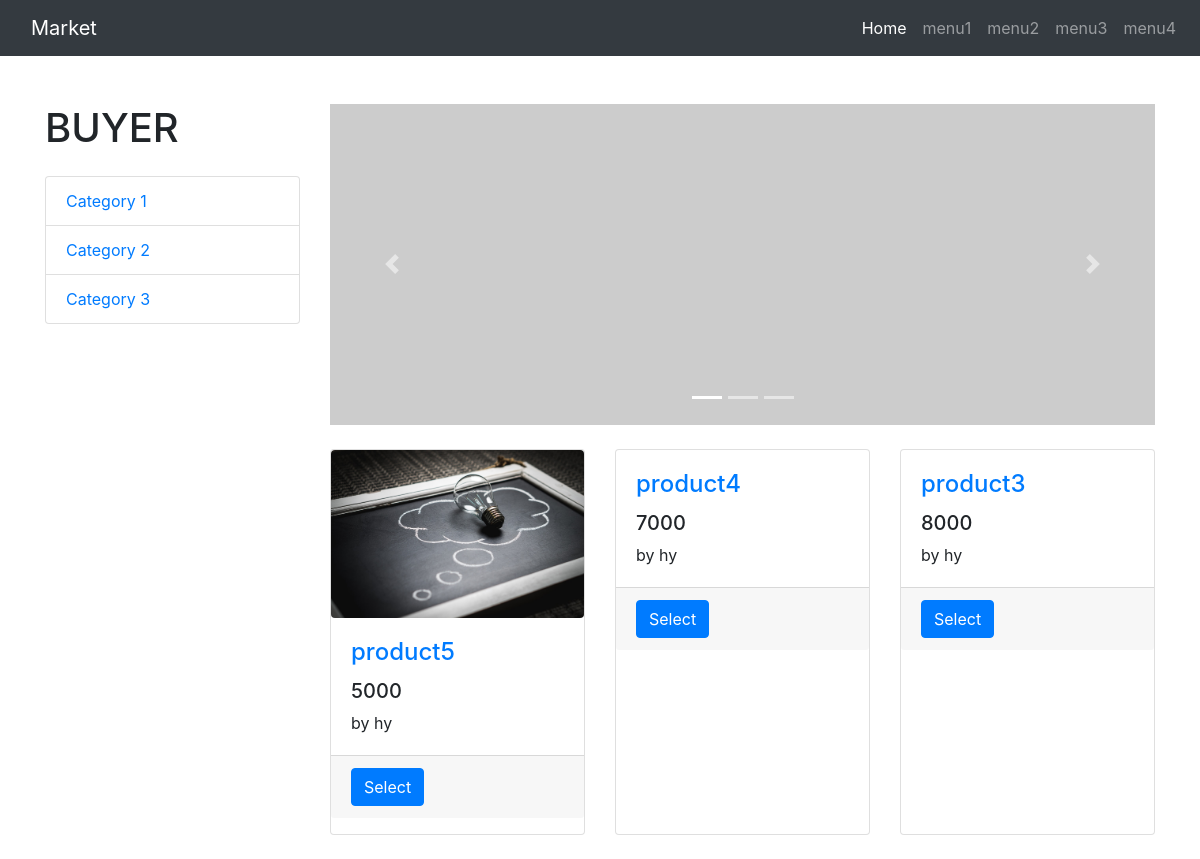
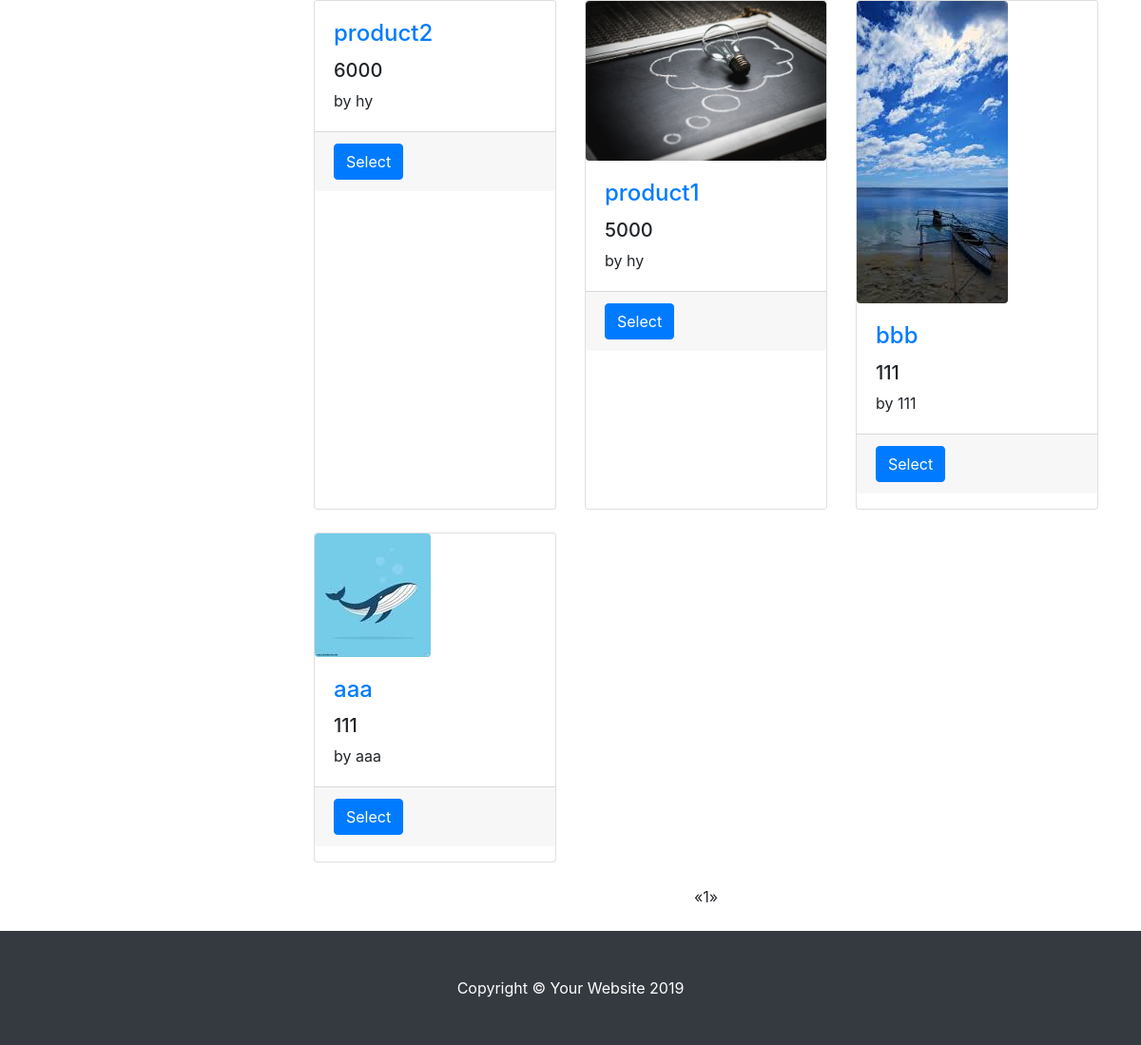
Page /buyer/ on the committed database (2 pictures, top to bottom).
### market/models.py (models this page shows)
class Product(models.Model):
    created_date = models.DateTimeField(auto_now_add=True)
    content = models.TextField(blank=True)
    view = models.IntegerField(default=0)
    name = models.CharField(max_length=30, blank=True)
    type = models.CharField(max_length=20)      # 경매인지 그냥인지
    price = models.IntegerField(default=0)      # 가격
    seller_name = models.CharField(max_length=20, blank=True) # 판매자 이름
    phone = models.CharField(max_length=20, blank=True) # 판매자 전화번호
    place = models.CharField(max_length=60, blank=True)    # 거래장소
    seller = models.ForeignKey(User, on_delete=models.CASCADE) #판매자 정보
    status = models.CharField(max_length=20)    # 판매중인지 종료인지
    photo = models.ImageField(blank=True)

### market/views.py (the view)
# urls.py: path('buyer/', views.main2, name='main2'),
def main2(request):
    boards = Product.objects.order_by('-id')
    page = request.GET.get('page', 1)
    paginator = Paginator(boards, 20)
    try:
        lines = paginator.page(page)
    except PageNotAnInteger:
        lines = paginator.page(1)
    except EmptyPage:
        lines = paginator.page(paginator.num_pages)
    context = {'boards': lines}
    return render(request, 'main2.html', context)

### templates/main2.html (shortened to what this page needs)
﻿{% load static %}
<!DOCTYPE html>
<html lang="en">
<head>
  <link href="{% static 'vendor/bootstrap/css/bootstrap.min.css' %}" rel="stylesheet">
  <link href="{% static 'css/shop-homepage.css' %}" rel="stylesheet">
</head>
<body>
  <nav class="navbar navbar-expand-lg navbar-dark bg-dark fixed-top">
    <div class="container">
      <a class="navbar-brand" href="{% url 'main' %}">Market</a>
              <link rel='stylesheet prefetch' href='https://maxcdn.bootstrapcdn.com/font-awesome/4.4.0/css/font-awesome.min.css'>
</div>
      <div class="collapse navbar-collapse" id="navbarResponsive">
        <ul class="navbar-nav ml-auto">
          <li class="nav-item active">
            <a class="nav-link" href="{% url 'main2' %}">Home
            </a>
          </li>
          <li class="nav-item">
            <a class="nav-link" href="">menu1</a>
          </li>
          <li class="nav-item">
            <a class="nav-link" href="">menu2</a>
          </li>
          <li class="nav-item">
            <a class="nav-link" href="">menu3</a>
          </li>
            <li class="nav-item">
            <a class="nav-link" href="">menu4</a>
          </li>
        </ul>
      </div>
  </nav>
  <div class="container">
    <div class="row">
      <div class="col-lg-3">
        <h1 class="my-4">BUYER</h1>
          <div class="list-group">
          <a href="" class="list-group-item">Category 1</a>
            <a href="" class="list-group-item">Category 2</a>
              <a href="" class="list-group-item">Category 3</a>
        </div>
      </div>
      <div class="col-lg-9">
        <div id="carouselExampleIndicators" class="carousel slide my-4" data-ride="carousel">
          <ol class="carousel-indicators">
            <li data-target="#carouselExampleIndicators" data-slide-to="0" class="active"></li>
            <li data-target="#carouselExampleIndicators" data-slide-to="1"></li>
            <li data-target="#carouselExampleIndicators" data-slide-to="2"></li>
          </ol>
          <div class="carousel-inner" role="listbox">
            <div class="carousel-item active">
              <img class="d-block img-fluid" src="http://placehold.it/900x350" alt="First slide">
            </div>
          </div>
          <a class="carousel-control-prev" href="#carouselExampleIndicators" role="button" data-slide="prev">
            <span class="carousel-control-prev-icon" aria-hidden="true"></span>
          </a>
          <a class="carousel-control-next" href="#carouselExampleIndicators" role="button" data-slide="next">
            <span class="carousel-control-next-icon" aria-hidden="true"></span>
          </a>
        </div>
        <div class="row">
{% for board in boards %}
          <div class="col-lg-4 col-md-6 mb-4">
            <div class="card h-100">
              <a>
                  {% if board.photo %}
        <img class="img-fluid rounded" name="image" src="{{ board.photo.url }}" alt="">
                  {% else %}
            <img class="img-fluid rounded" name="image" src="http://placehold.it/700x400" alt="">
                  {% endif %}
              </a>
            <form action="" method="POST" title="Title">
              <div class="card-body">
                <h4 class="card-title">
                  <a href="{% url 'main2' %}product={{ board.id }}" value="{{ board.id }}">{{ board.name }}</a>
                </h4>
                <h5>{{board.price}}</h5>
                <p class="card-text">by {{board.seller_name}}</p>
              </div>
              <div class="card-footer">
                <small class="text-muted">
                    <a href="" class="btn btn-primary" >Select</a>
                </small>
              </div>
            </form>
            </div>
          </div>
{% endfor %}
        </div>
      <ul class="pagination justify-content-center mb-4">
        {% if boards.has_previous %}
          <li><a href="?page={{ boards.previous_page_number }}">&laquo;</a></li>
        {% else %}
          <li class = "disabled"><span>&laquo;</span></li>
        {% endif %}
        {% for i in boards.paginator.page_range %}
          {% if boards.number == i %}
            <li class="active"><span>{{ i }} <span class="sr-only">(current)</span></span></li>
          {% else %}
            <li><a href="?page={{ i }}">{{ i }}</a></li>
          {% endif %}
        {% endfor %}
        {% if boards.has_next %}
            <li><a href="?page={{ boards.next_page_number }}">&raquo;</a></li>
        {% else %}
            <li class="disabled"><span>&raquo;</span></li>
        {%endif %}
        </ul>
      </div>
    </div>
  </div>
  <footer class="py-5 bg-dark">
    <div class="container">
      <p class="m-0 text-center text-white">Copyright &copy; Your Website 2019</p>
    </div>
  </footer>
</body>
</html>

### static/css/shop-homepage.css (style rules this page uses)
body { padding-top: 56px; }

### rows in the picture
Product: photo (picture), {{ board.id }} 7 (drawn), name "product5", price "5000", seller_name "hy"
Product: {{ board.id }} 6 (drawn), name "product4", price "7000", seller_name "hy"
Product: {{ board.id }} 5 (drawn), name "product3", price "8000", seller_name "hy"
Product: {{ board.id }} 4 (drawn), name "product2", price "6000", seller_name "hy"
Product: photo (picture), {{ board.id }} 3 (drawn), name "product1", price "5000", seller_name "hy"
Product: photo (picture), {{ board.id }} 2 (drawn), name "bbb", price "111", seller_name "111"
Product: photo (picture), {{ board.id }} 1 (drawn), name "aaa", price "111", seller_name "aaa"

### other values in the picture
{{ i }} "1"
